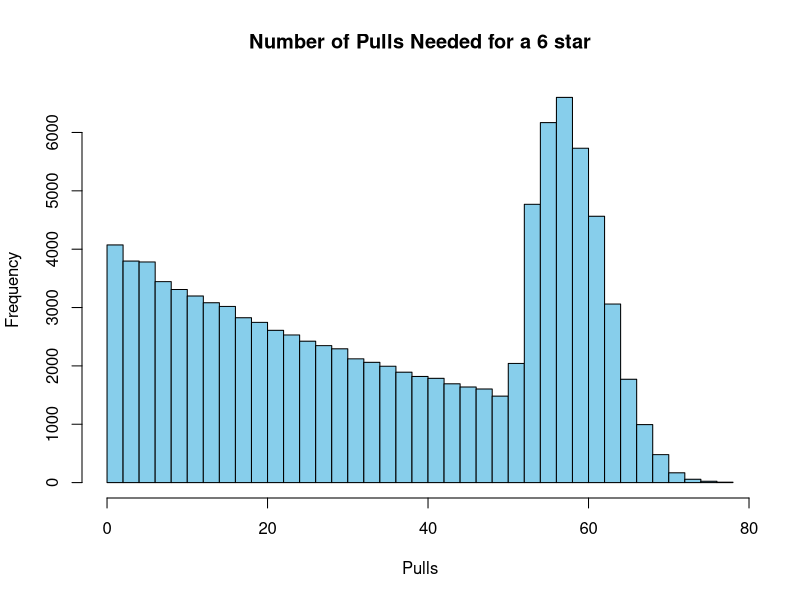
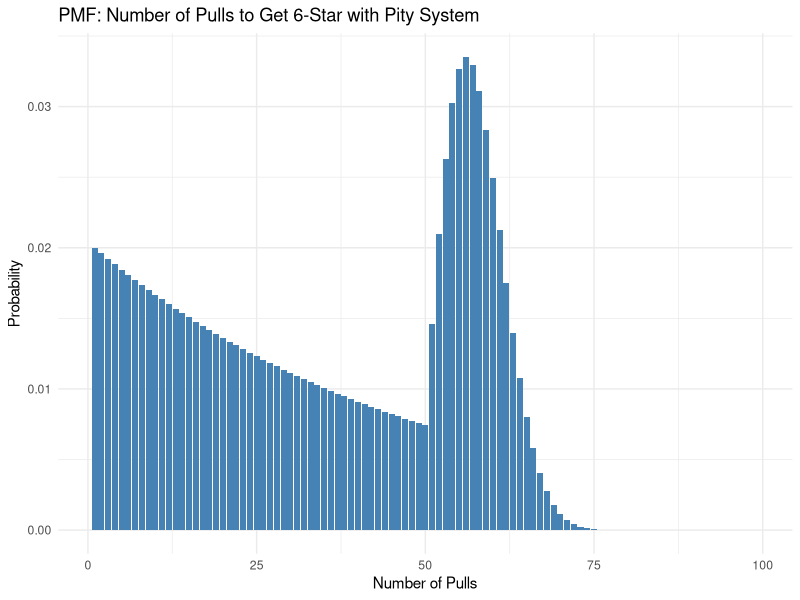

Here is the R script that generated these plots, in order: (Note: this script raises an error after producing the figures.)
## ---- chunk 1
knitr::opts_chunk$set(echo = TRUE)

packages <- c("tidyverse", "latex2exp", "ggplot2")
lapply(packages, require, character.only = T)
## ---- chunk 2
# Simulate pulls needed for N 6-star characters under Arknights pity mechanics
simulate_6stars <- function(N) {
  pulls_needed <- numeric(N)  # A vector to store pulls needed for each 6-star
  
  for (i in seq_len(N)) {
    pity_counter <- 0  # Number of pulls since last 6-star
    
    while (TRUE) {
      # Determine probability of 6-star on this pull
      if (pity_counter < 50) {
        prob_6star <- 0.02
      } else {
        # After 50 pulls, rate increases by 2% per pull
        prob_6star <- 0.02 + 0.02 * (pity_counter - 50)
      }
      
      # Simulate Bernoulli trial using runif()
      # If runif(1) < probability, it means we got a 6-star
      if (runif(1) < prob_6star) {
        pity_counter <- pity_counter + 1
        pulls_needed[i] <- pity_counter
        # Reset pity and stop this loop since we got a 6-star
        break
      } else {
        pity_counter <- pity_counter + 1
      }
    }
  }
  return(pulls_needed)
}

# Example usage:
seed <- 123
set.seed(seed)
results <- simulate_6stars(N = 100000)

# Look at the distribution:
summary(results)
hist(results, breaks = 50, main = "Number of Pulls Needed for a 6 star",
     xlab = "Pulls", col = "skyblue")
## ---- chunk 3
# Initialize vectors
x <- 1:99
px <- numeric(99)  # probability of getting 6-star at each pull
fail_prob <- 1     # cumulative probability of not getting 6-star yet

# Phase 1: pulls 1 to 50
for (i in 1:50) {
  px[i] <- 0.02 * fail_prob
  fail_prob <- fail_prob * 0.98
}

# Phase 2: pulls 51 to 98, increasing by 2% each time
for (i in 51:98) {
  pity_prob <- 0.02 * (i - 49)  # 0.04, 0.06, ..., 0.98
  px[i] <- pity_prob * fail_prob
  fail_prob <- fail_prob * (1 - pity_prob)
}

# Phase 3: guaranteed at 99
px[99] <- fail_prob  # whatever remains

# Expected value
expected_value <- sum(x * px)
expected_value

# Create a data frame for plotting
df <- data.frame(
  pulls = x,
  probability = px
)

# Plot the PMF
ggplot(df, aes(x = pulls, y = probability)) +
  geom_col(fill = "steelblue") +
  labs(title = "PMF: Number of Pulls to Get 6-Star with Pity System",
       x = "Number of Pulls",
       y = "Probability") +
  theme_minimal()
## ---- chunk 4
simulate_standard_pity <- function(x) {
  # x: a numeric vector from simulate_6stars, where x[i] = pulls until the i-th 6★ in that simulation

  # We'll store how many cumulative pulls have happened when each 6★ arrives
  pulls_needed <- numeric(length(x))

  # Track overall progress
  total_pulls <- 0
  
  # Track whether you've obtained each of the rate-up 6★s
  gotA <- FALSE
  gotB <- FALSE
  
  # Track whether the pity thresholds (150 and 300) have been used
  pity150_used <- FALSE
  pity300_used <- FALSE

  for (i in seq_along(x)) {
    # Add the pulls needed to reach this i-th 6★
    total_pulls <- total_pulls + x[i]
    
    # 1) Check if we can apply the 300-pull pity rule
    #    "If cumulated pulls >= 300 and we have exactly one rate-up, 
    #     the next 6★ must be the other one"
    if (!pity300_used && total_pulls >= 300 && xor(gotA, gotB)) {
      # If we have exactly one rate-up, force the other
      if (gotA) {
        gotB <- TRUE
      } else {
        gotA <- TRUE
      }
      pity300_used <- TRUE
    
    # 2) Else check if we can apply the 150-pull pity rule
    #    "If cumulated pulls >= 150, the next 6★ must be one of the two rate-ups
    #     with 50% chance each"
    } else if (!pity150_used && total_pulls >= 150 && (!gotA || !gotB)) {
      if (runif(1) < 0.5) {
        gotA <- TRUE
      } else {
        gotB <- TRUE
      }
      pity150_used <- TRUE
    
    # 3) Otherwise, use the regular distribution
    #    25% for each rate-up (total 50%), 50% off-rate
    } else {
      r <- runif(1)
      if (r < 0.25) {
        gotA <- TRUE
      } else if (r < 0.50) {
        gotB <- TRUE
      } 
      # else: it's a non-rate-up 6★, so do nothing
    }

    # Record how many pulls had happened when we got this 6★
    pulls_needed[i] = total_pulls
  }
  
  return(pulls_needed)
}

# Example usage
seed <- 123
set.seed(seed)
results_standard <- simulate_standard(results)

# Look at the distribution:
summary(results_standard)
hist(results_standard, main = "Number of Pulls Needed for a 6 star",
     xlab = "Pulls", col = "skyblue")
## ---- chunk 5
# Read the CSV file
data <- read.csv("output.csv")

# Clean column names (optional)
colnames(data) <- make.names(colnames(data))

# Choose the column to analyze
target_col <- "Limited.Banner..1.1"
## ---- chunk 6

# Basic statistics
summary_stats <- data %>%
  summarise(
    Mean = mean(!!sym(target_col)),
    Median = median(!!sym(target_col)),
    Variance = var(!!sym(target_col)),
    P90 = quantile(!!sym(target_col), 0.90),
    Max = max(!!sym(target_col)),
    Min = min(!!sym(target_col))
  )

print(summary_stats)

# Histogram
ggplot(data, aes_string(x = target_col)) +
  geom_histogram(binwidth = 20, fill = "skyblue", color = "black") +
  theme_minimal() +
  labs(title = "Histogram", x = target_col, y = "Count")
## ---- chunk 7
plot(pressure)
